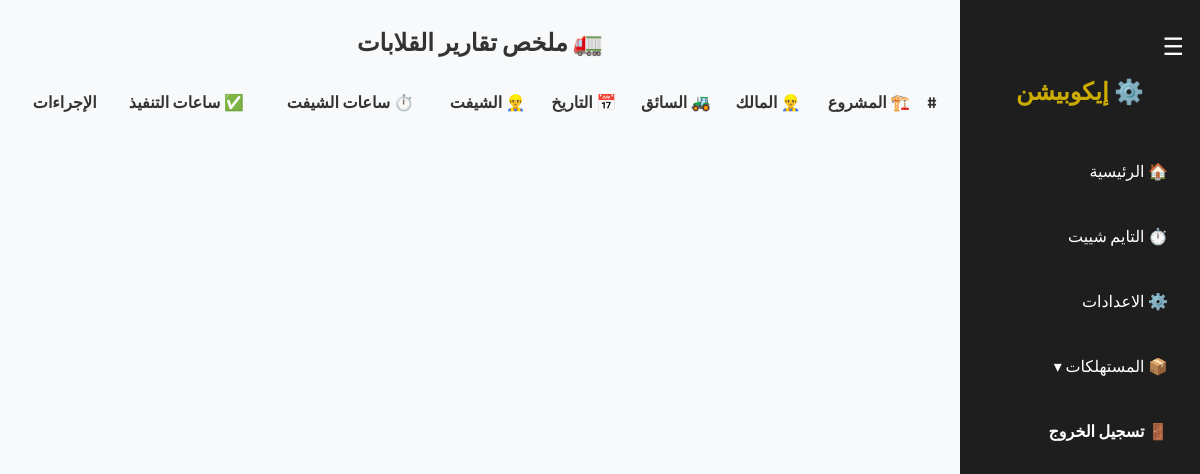
Page /display_tipper.php (signed in) on the earlier database version.
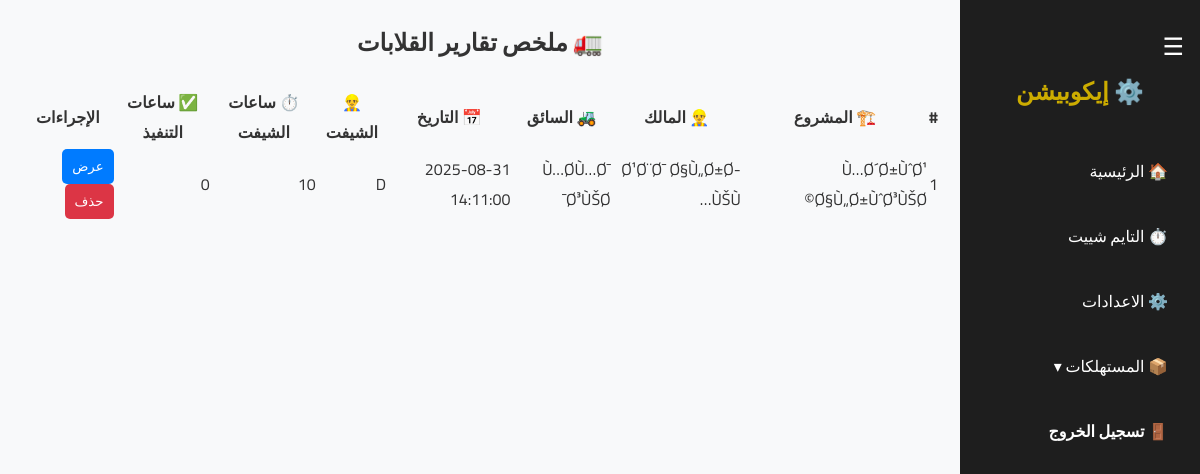
Same page on the later database version.
### tables this page shows
CREATE TABLE `tipper` (
  `id` int(11) NOT NULL,
  `cost_code` varchar(11) NOT NULL,
  `entry_name` varchar(50) NOT NULL,
  `machine_name` varchar(100) NOT NULL,
  `project_name` varchar(100) NOT NULL,
  `owner_name` varchar(100) NOT NULL,
  `driver_name` varchar(100) NOT NULL,
  `shift` varchar(50) NOT NULL,
  `shift_hours` int(11) DEFAULT NULL,
  `counter_start` varchar(20) DEFAULT NULL,
  `executed_hours` int(11) DEFAULT NULL,
  `extra_hours_total` int(11) DEFAULT NULL,
  `standby_hours` int(11) DEFAULT NULL,
  `dependence_hours` varchar(20) NOT NULL,
  `total_work_hours` int(11) DEFAULT NULL,
  `work_notes` text,
  `hr_fault` varchar(100) DEFAULT NULL,
  `maintenance_fault` varchar(100) DEFAULT NULL,
  `marketing_fault` varchar(100) DEFAULT NULL,
  `approval_fault` varchar(100) DEFAULT NULL,
  `other_fault_hours` int(11) DEFAULT NULL,
  `total_fault_hours` varchar(20) NOT NULL,
  `fault_notes` text,
  `counter_end` varchar(20) DEFAULT NULL,
  `counter_diff` varchar(20) DEFAULT NULL,
  `number_of_moves` varchar(20) NOT NULL,
  `fault_type` varchar(100) DEFAULT NULL,
  `fault_department` varchar(100) DEFAULT NULL,
  `fault_part` varchar(100) DEFAULT NULL,
  `fault_details` text,
  `general_notes` text,
  `operator_hours` varchar(100) DEFAULT NULL,
  `extra_operator_hours` varchar(20) NOT NULL,
  `machine_standby_hours` varchar(100) DEFAULT NULL,
  `operator_standby_hours` varchar(100) DEFAULT NULL,
  `operator_notes` text,
  `created_at` timestamp NOT NULL DEFAULT CURRENT_TIMESTAMP
);

### display_tipper.php (the view, shortened to what this page needs)
<?php
include "config.php";
$username = $_SESSION['username'];
if($_SESSION['role'] == "admin"){
    $sql = "SELECT id, project_name, owner_name, driver_name, shift, shift_hours, executed_hours, extra_hours_total, standby_hours, dependence_hours, total_work_hours, total_fault_hours, created_at
            FROM tipper ORDER BY created_at DESC";
}else{
    $sql = "SELECT id, project_name, owner_name, driver_name, shift, shift_hours, executed_hours, extra_hours_total, standby_hours, dependence_hours, total_work_hours, total_fault_hours, created_at
            FROM tipper WHERE entry_name = '$username' ORDER BY created_at DESC";
}
$result = $conn->query($sql);
?>
<!DOCTYPE html>
<html lang="ar" dir="rtl">
<head>
  <link rel="stylesheet" href="https://cdn.datatables.net/1.13.6/css/jquery.dataTables.min.css">
  <link rel="stylesheet" type="text/css" href="css/style.css"/>
</head>
<body>
  <?php include 'sidebar.php'; ?>
  <div class="main" id="main">
    <h2>🚛 ملخص تقارير القلابات</h2>
    <div style="overflow-x:auto;">
      <table id="tipperTable" class="display nowrap" style="width:100%">
        <thead>
          <tr>
            <th>#</th>
            <th>🏗️ المشروع</th>
            <th>👷‍♂️ المالك</th>
            <th>🚜 السائق</th>
            <th>📅 التاريخ</th>
            <th>👷‍♂️ الشيفت</th>
            <th>⏱️ ساعات الشيفت</th>
            <th>✅ ساعات التنفيذ</th>
            <th>الإجراءات</th>
          </tr>
        </thead>
        <tbody>
          <?php
          if($result && $result->num_rows > 0){
              while($row = $result->fetch_assoc()){
                  echo "<tr>
                    <td>".$row['id']."</td>
                    <td>".$row['project_name']."</td>
                    <td>".$row['owner_name']."</td>
                    <td>".$row['driver_name']."</td>
                    <td>".$row['created_at']."</td>
                    <td>".$row['shift']."</td>
                    <td>".$row['shift_hours']."</td>
                    <td>".$row['executed_hours']."</td>
                    <td>
                      <a href='tipper_details.php?id=".$row['id']."' target='_blank'>
                        <button class='btn btn-details'>عرض</button>
                      </a>
                      <a href='delete_tipper.php?id=".$row['id']."' onclick=\"return confirm('هل أنت متأكد من الحذف؟');\">
                        <button class='btn btn-delete'>حذف</button>
                      </a>
                    </td>
                  </tr>";
              }
          }
          ?>
        </tbody>
      </table>
    </div>
  </div>
</body>
</html>

Differences in the rows shown:
added tipper: id "1", project_name "Ù…Ø´Ø±ÙˆØ¹ Ø§Ù„Ø±ÙˆØ³ÙŠØ©", owner_name "Ø¹Ø¨Ø¯ Ø§Ù„Ø±Ø­ÙŠÙ…", driver_name "Ù…Ø­Ù…Ø¯ Ø³ÙŠØ¯", created_at "2025-08-31 14:11:00", shift "D", shift_hours "10", executed_hours "0"
